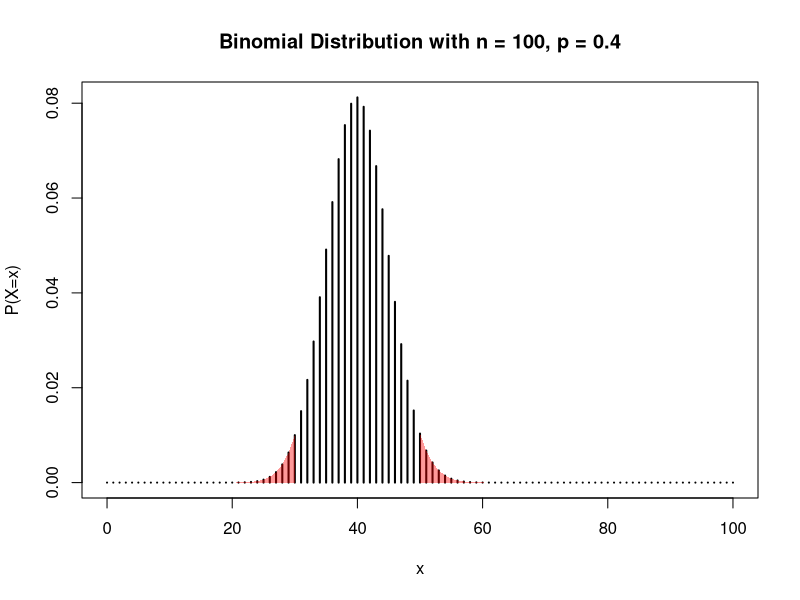
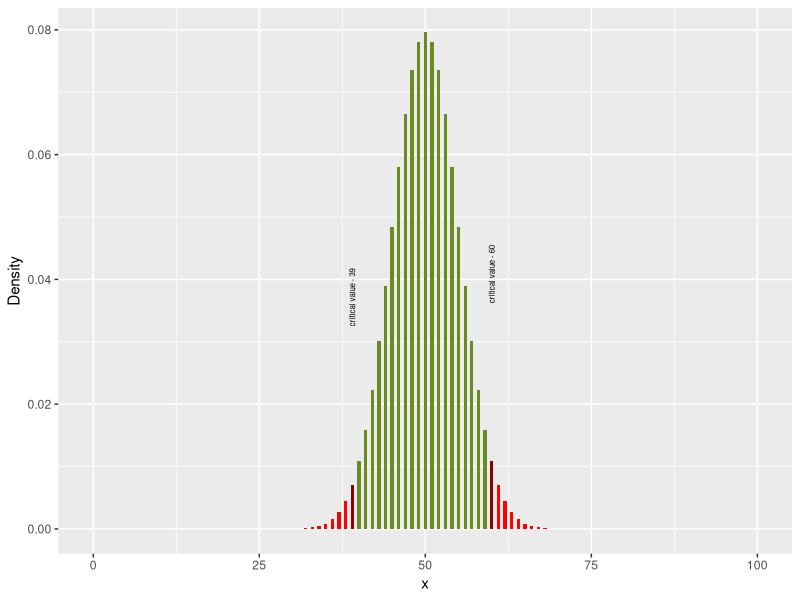

The R script that drew these images, in order:
## ---- chunk 1
# Explaining the inputs in order:
# 'n and p' are the parameters of the binomial distribution
# 'numtail' can be either 1 or 2 for a 1- or 2-tailed test respectively
# 'typetail' can either be "L" for lower or "U" for upper (does not affect a 2-tailed test)
# 'sig_level' is the significance level expressed as a percentage, eg 5 for 5% significance level
# 'strictly_lower' decides whether the critical values are decided by it being strictly lower than the significance level (True or T) or whichever value is closer to the significance level (False or F)
# 'Table_included' produces a matrix "table" of the cumulative frequencies from 0 to n in the console
# 'Curve_included' (which will be coded in later) will include a graph with the pdf function of each value of x, along with the critical values represented in red
bincrit <- function(n,p,numtail=2,typetail=c("L","U",""),sig_level,strictly_lower=c(T,F),table_included=c(T,F),curve_included=c(T,F)) {
c2=NA

if (numtail==1) {
  if (typetail=="L") {
    c1=0
    while (pbinom(c1,n,p)<(sig_level/100)) {
      c1=c1+1
    }
    c1=c1-1
  } else if (typetail=="U") {
    c1=0
    while (pbinom(c1,n,p)<(1-(sig_level/100))) {
      c1=c1+1
    }
  }
} else if (numtail==2) {
  c1=0
  c2=0
  sig_level=sig_level/2
  while (pbinom(c1,n,p)<(sig_level/100)) {
    c1=c1+1
  }
  if (c1!=0) {
    c1=c1-1
  }
  while (pbinom(c2,n,p)<(1-(sig_level/100))) {
    c2=c2+1
  }
}
if (strictly_lower==F) {
  if (((sig_level/100) - (pbinom(c1,n,p))) > ((pbinom((c1+1),n,p)) - (sig_level/100))) {
    c1=c1+1
  }
  if (!is.na(c2)) {
    if (((pbinom(c2,n,p)) - (1-(sig_level/100))) > ((1-(sig_level/100)) - (pbinom((c2-1),n,p)))) {
    c2=c2-1
    }
  }
}

if (numtail==2) {
  print(paste0("lower crit value: ", c1))
  print(paste0("upper crit value: ", c2))
} else if (typetail=="L") {
  print(paste0("lower crit value: ",c1))
} else if (typetail=="U") {
  print(paste0("upper crit value: ",c2))
}

if (table_included) {
  table=matrix(data=c("x","P(X<=x)"), ncol=2)
  x=0
  while (x<=n) {
    table=rbind(table,c(x,pbinom(x,n,p)))
    x=x+1
  }
  print(table)
}
}

## ---- chunk 2
# Find the upper and lower critical values for a two-tailed test when:
# X~B(20,0.5)
# The significance level is 5%
# The critical values must be strictly lower than the significance level
# A table of the cumulative frequencies will be included in the console, along with a data frame of the probability density and whether it is in the critical region
# A graph will not be included in the output
bincrit(n=20,p=0.5,numtail=2,typetail="",sig_level=5,strictly_lower=T,table_included=T,curve_included=F)

## ---- chunk 3
bincrit <- function(n,p,numtail=2,typetail=c("lower","upper","L","U",""),sig_level,strictly_lower=c(T,F),table_included=c(T,F),curve_included=c(T,F)) {
#Same as before, skip to line 157
if (table_included) {
  table=matrix(data=c("x","P(X<=x)"), ncol=2)
  x=0
  while (x<=n) {
    table=rbind(table,c(x,pbinom(x,n,p)))
    x=x+1
  }
  print(table)
}

if (numtail==1) {
  if (typetail=="L") {
    c1=0
    while (pbinom(c1,n,p)<(sig_level/100)) {
      c1=c1+1
    }
    c1=c1-1
  } else if (typetail=="U") {
    c1=0
    while (pbinom(c1,n,p)<(1-(sig_level/100))) {
      c1=c1+1
    }
  }
} else if (numtail==2) {
  c1=0
  c2=0
  sig_level=sig_level/2
  while (pbinom(c1,n,p)<(sig_level/100)) {
    c1=c1+1
  }
  if (c1!=0) {
    c1=c1-1
  }
  while (pbinom(c2,n,p)<(1-(sig_level/100))) {
    c2=c2+1
  }
}
if (strictly_lower==F) {
  if (((sig_level/100) - (pbinom(c1,n,p))) > ((pbinom((c1+1),n,p)) - (sig_level/100))) {
    c1=c1+1
  }
  if (!is.na(c2)) {
    if (((pbinom(c2,n,p)) - (1-(sig_level/100))) > ((1-(sig_level/100)) - (pbinom((c2-1),n,p)))) {
    c2=c2-1
    }
  }
}

if (numtail==2) {
  print(paste0("lower crit value: ", c1))
  print(paste0("upper crit value: ", c2))
} else if (typetail=="L") {
  print(paste0("lower crit value: ", c1))
} else if (typetail=="U") {
  print(paste0("upper crit value: ",c2))
}

if (curve_included) {
# This plots the main function using lines as the plots of the discrete graph
  x=0:n
  plot(x,dbinom(x,n,p),
  main=paste("Binomial Distribution with n = ",n,", p = ",p,sep=""),
  ylab="P(X=x)",
  lwd=2, type="h")
  
# This now creates a shading for the single critical region in a one-tailed test, using a translucent red polygon drawn in the size of the region 
  if (numtail==1) {
    if (typetail=="L") {
      x_vector=seq(0,c1)
      p_vector=dbinom(x_vector,n,p)
      
      polygon(c(x_vector,rev(x_vector)),
              c(p_vector,(rep(0,length(p_vector)))),
              col=adjustcolor("red",alpha=0.4),border=NA)
    } else if (typetail=="U") {
      x_vector=seq(c1,n)
      p_vector=dbinom(x_vector,n,p)
      
      polygon(c(x_vector,rev(x_vector)),
              c(p_vector,(rep(0,length(p_vector)))),
              col=adjustcolor("red",alpha=0.4),border=NA)
    }
  } 
  
  # This combines the 2 codes above to create 2 polygons for the 2 critical regions in a two-tailed test
  else if (numtail==2) {
    x_low_vector=seq(0,c1)
    x_high_vector=seq(c2,n)
    p_low_vector=dbinom(x_low_vector,n,p)
    p_high_vector=dbinom(x_high_vector,n,p)
    
    polygon(c(x_low_vector,rev(x_low_vector)),
            c(p_low_vector,(rep(0,length(p_low_vector)))),
            col=adjustcolor("red",alpha=0.4),border=NA)
    polygon(c(x_high_vector,rev(x_high_vector)),
            c(p_high_vector,(rep(0,length(p_high_vector)))),
            col=adjustcolor("red",alpha=0.4),border=NA)
  }
}
}
bincrit(100,0.4,2,"",5,T,F,T)
## ---- chunk 4
# The package has to be installed first so it can be used for graphing

 bincrit <- function(n,p,numtail=2,typetail=c("lower","upper","L","U",""), sig_level,strictly_lower=c(T,F),table_included=c(T,F),curve_included=c(T,F)) {
#Same as before, skip to line 268   
library(ggplot2)
if (table_included) {
  table=matrix(data=c("x","P(X<=x)"), ncol=2)
  x=0
  while (x<=n) {
    table=rbind(table,c(x,pbinom(x,n,p)))
    x=x+1
  }
  print(table)
}
if (numtail==1) {
  if (typetail=="L") {
    c1=0
    while (pbinom(c1,n,p)<(sig_level/100)) {
      c1=c1+1
    }
    c1=c1-1
  } else if (typetail=="U") {
    c2=0
    while (pbinom(c2,n,p)<(1-(sig_level/100))) {
      c2=c2+1
    }
  }
} else if (numtail==2) {
  c1=0
  c2=0
  sig_level=sig_level/2
  while (pbinom(c1,n,p)<(sig_level/100)) {
    c1=c1+1
  }
  if (c1!=0) {
    c1=c1-1
  }
  while (pbinom(c2,n,p)<(1-(sig_level/100))) {
    c2=c2+1
  }
}
if (strictly_lower==F) {
  if (!(numtail==1&typetail=="U"))
    if (((sig_level/100) - (pbinom(c1,n,p))) > ((pbinom((c1+1),n,p)) - (sig_level/100))) {
    c1=c1+1
  }
    if (!is.na(c2)) {
    if (((pbinom(c2,n,p)) - (1-(sig_level/100))) > ((1-(sig_level/100)) - (pbinom((c2-1),n,p)))) {
    c2=c2-1
    }
  }
}

if (numtail==2) {
  print(paste0("lower crit value: ", c1))
  print(paste0("upper crit value: ", c2))
} else if (typetail=="L") {
  print(paste0("lower crit value: ",c1))
} else if (typetail=="U") {
  print(paste0("upper crit value: ",c2))
}

x=seq(0,n)
Density=dbinom(x,n,p)
gd=data.frame(x,Density)
# Here a factor, crit_region, is added to a data frame (gd) along with the x values and their density functions, so they can be used to add in colour by bar (critical region in red, the specific critical value in dark red and the acceptance region in dark green) and a label for the critical values
if (curve_included) {
  if (numtail==1&typetail=="L") {
    crit_region = c(rep(1,(c1)),paste0("critical value - ",c1),rep(0,(n-c1)))
    gd=data.frame(x,Density,crit_region)
    ggplot(gd, aes(x=x, y=Density, group=crit_region,     fill=as.factor(crit_region)),) + 
    geom_col(width=0.5,show.legend = F) +                scale_fill_manual(values=c("olivedrab4","red","darkred")) + 
    geom_text(data=subset(gd,crit_region!=0),aes(label=crit_region,color=crit_region),angle=90,nudge_y=0.03,size=2,show.legend=F) +
    scale_color_manual(values=c(rgb(0,0,0,0),"black"))
  } 
  
  else if (numtail==1&typetail=="U") {
    crit_region = c(rep(0,(c2)),paste0("critical value - ",c2),rep(1,(n-(c2))))
    gd=data.frame(x,Density,crit_region)
    ggplot(gd, aes(x=x, y=Density, group=crit_region,     fill=as.factor(crit_region))) + 
    geom_col(width=0.5,show.legend = F) +                scale_fill_manual(values=c("olivedrab4","red","darkred")) + 
    geom_text(data=subset(gd,crit_region!=0),aes(label=crit_region,colour=crit_region),angle=90,nudge_y=0.03,size=2,show.legend=F) +
    scale_color_manual(values=c(rgb(0,0,0,0),"black"))
  } 
  
  else if (numtail==2) {
    crit_region = c(rep(1,c1),paste0("critical value - ",c1),rep(0,(c2-c1-1)),paste0("critical value - ",c2),rep(1,(n-(c2))))
    gd=data.frame(x,Density,crit_region)
    graph=ggplot(gd, aes(x=x, y=Density, group=crit_region,     fill=as.factor(crit_region))) + 
    geom_col(width=0.5,show.legend = F) + 
    scale_fill_manual(values=c("olivedrab4","red","darkred","darkred")) +
      geom_text(data=subset(gd,crit_region!=0),aes(label=crit_region,colour=crit_region),angle=90,nudge_y=0.03,size=2,show.legend=F) +
    scale_color_manual(values=c(rgb(0,0,0,0),"black","black"))
    
  }
  print(gd)
  print(graph)
}
}
bincrit(100,0.5,2,"U",5,T,T,T)
